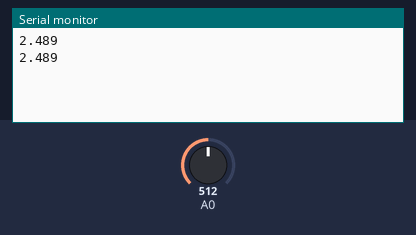
Recording of a sketch running on a simulated Arduino Uno, built with avr-gcc and run on an emulated ATmega328P. On the bench: the last lines printed to the serial monitor. Inputs (shaded band) come from the test bench; at power-on: A0 = 512.

Above: at 1.8 s.
1.9 s: A0 set to 716
At 2.8 s:
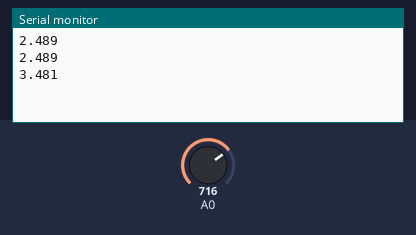
3.4 s: A0 set to 900
At 4.8 s:
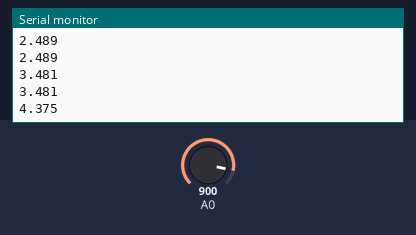
Timing chart, 0 to 6.4 s (numbered marks = the images above; inputs shaded):
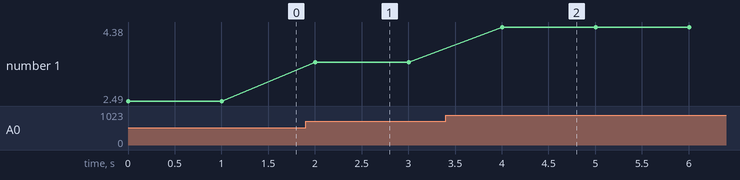

The sketch:

voltmeter101-7.ino
```cpp
/*
 * Purpose: Using the analog-to-digital converter - external ADC reference.
 * Board: Arduino UNO
 * IDE: 1.8.19
 *
 * Usage: open the serial monitor and observe the results.
 *
 * By: Clemens Valens
 * Date: 5/9/2022
 */

const float R1i = 10; // kilo-ohm (ideal)
const float R1 = 9.999; // kilo-ohm
const float R2i = 22; // kilo-ohm (ideal)
const float R2 = 22.145; // kilo-ohm

const float K = (R1/(R1+R2)) / (R1i/(R1i+R2i));

const float AVCC = 5.001; // volt

void setup(void)
{
  Serial.begin(115200);
  analogReference(EXTERNAL);
}

void loop(void)
{
  float Vin = K * ((float)analogRead(A0)/1024)*AVCC;
  Serial.println(Vin,3);
  delay(1000);
}
```

Measured:
- after the input at 1.9 s, the serial monitor: prints a new line after 0.10 s (image 1)
- after the input at 3.4 s, the serial monitor: prints a new line after 0.60 s (image 2)
- plotted number 1: 2.49 → 3.48 after the input at 1.9 s, 3.48 → 4.38 after the input at 3.4 s
